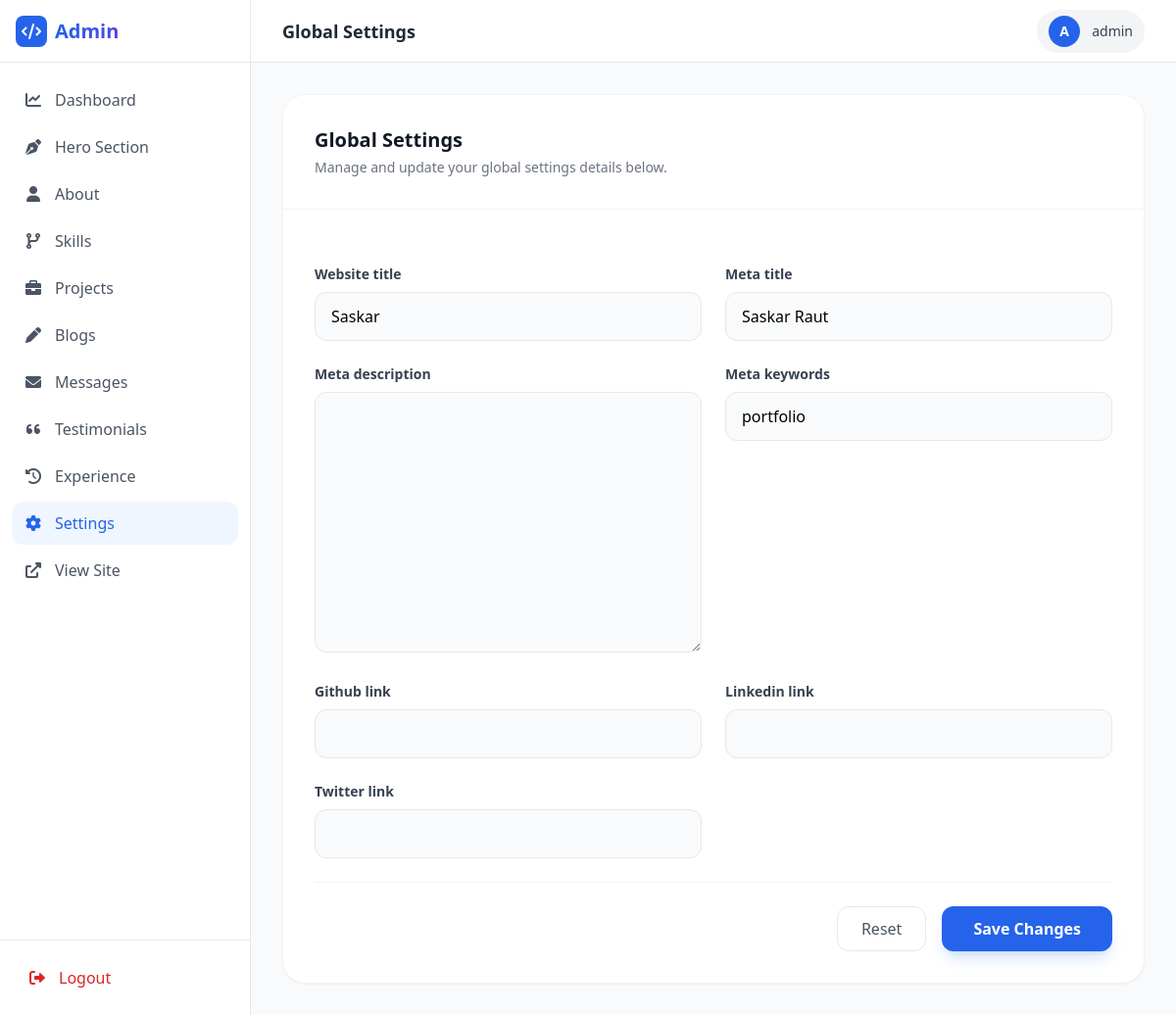
Page /dashboard/settings/ (signed in) on the committed database.
### portfolio/models.py (models this page shows, shortened)
class SiteSettings(models.Model):
    website_title = models.CharField(max_length=200, null=True, blank=True)
    meta_title = models.CharField(max_length=200, blank=True)
    meta_description = models.TextField(blank=True)
    meta_keywords = models.CharField(max_length=300, blank=True)
    github_link = models.URLField(blank=True)
    linkedin_link = models.URLField(blank=True)
    twitter_link = models.URLField(blank=True)

### portfolio/views.py (the view)
# urls.py: path('dashboard/settings/', views.admin_settings, name='admin_settings'),
@login_required
@superuser_required
def admin_settings(request):
    instance = SiteSettings.objects.first()
    if request.method == 'POST':
        form = SiteSettingsForm(request.POST, instance=instance)
        if form.is_valid():
            form.save()
            messages.success(request, 'Site settings updated successfully!')
            return redirect('admin_settings')
    else:
        form = SiteSettingsForm(instance=instance)
    return render(request, 'portfolio/admin/admin_form.html', {
        'form': form,
        'title': 'Global Settings'
    })

### portfolio/forms.py
class SiteSettingsForm(forms.ModelForm):
    class Meta:
        model = SiteSettings
        fields = '__all__'

### portfolio/views.py (called while the page is built)
def superuser_required(view_func):
    return user_passes_test(lambda u: u.is_superuser)(view_func)

### portfolio/templates/portfolio/admin/admin_form.html (shortened to what this page needs)
{% extends 'portfolio/admin/admin_base.html' %}
{% block header %}{{ title }}{% endblock %}
{% block content %}
<div class="bg-white dark:bg-gray-800 rounded-3xl shadow-sm border border-gray-100 dark:border-gray-700 overflow-hidden">
    <div class="p-8 border-b border-gray-100 dark:border-gray-700">
        <h2 class="text-xl font-bold text-gray-900 dark:text-white">{{ title }}</h2>
        <p class="text-gray-500 text-sm mt-1">Manage and update your {{ title|lower }} details below.</p>
    </div>
    <form method="post" enctype="multipart/form-data" class="p-8 space-y-6">
        <div class="grid grid-cols-1 md:grid-cols-2 gap-6">
            {% for field in form %}
            <div class="space-y-2 {% if field.field.widget.input_type == 'textarea' or 'ckeditor' in field.field.widget.attrs.class %}md:col-span-2{% endif %}">
                <label for="{{ field.id_for_label }}" class="block text-sm font-semibold text-gray-700 dark:text-gray-300">
                    {{ field.label }}
                </label>
                {{ field }}
            </div>
            {% endfor %}
        </div>
        <div class="pt-6 border-t border-gray-100 dark:border-gray-700 flex justify-end gap-4">
            <button type="reset" class="px-6 py-2.5 rounded-xl border border-gray-200 dark:border-gray-700 text-gray-600 dark:text-gray-400 hover:bg-gray-50 dark:hover:bg-gray-700 transition-colors font-medium">
                Reset
            </button>
            <button type="submit" class="px-8 py-2.5 rounded-xl bg-blue-600 text-white font-bold hover:bg-blue-700 shadow-lg shadow-blue-500/20 transition-all hover:-translate-y-0.5">
                Save Changes
            </button>
        </div>
    </form>
</div>
{% endblock %}

### portfolio/templates/portfolio/admin/admin_base.html (shortened to what this page needs)
{% load static %}
<!DOCTYPE html>
<html lang="en">
<head>
    <script src="https://cdn.tailwindcss.com"></script>
    <link href="https://cdnjs.cloudflare.com/ajax/libs/font-awesome/6.0.0/css/all.min.css" rel="stylesheet">
</head>
<body class="bg-gray-50 dark:bg-gray-900 overflow-hidden">
    <div class="flex h-screen overflow-hidden">
        <aside id="sidebar" class="w-64 bg-white dark:bg-gray-800 border-r border-gray-200 dark:border-gray-700 transition-all duration-300 ease-in-out flex flex-col z-30">
            <div class="h-16 flex items-center justify-between px-4 border-b border-gray-200 dark:border-gray-700">
                <a href="{% url 'admin_dashboard' %}" class="flex items-center gap-2">
                    <div class="w-8 h-8 bg-blue-600 rounded-lg flex items-center justify-center text-white">
                        <i class="fas fa-code"></i>
                    </div>
                    <span class="font-bold text-xl bg-gradient-to-r from-blue-600 to-indigo-600 bg-clip-text text-transparent">
                    </span>
                </a>
            </div>
            <nav class="flex-1 overflow-y-auto py-4 px-3 space-y-1">
                <a href="{% url 'admin_dashboard' %}" class="flex items-center gap-3 px-3 py-2.5 rounded-xl transition-all duration-200 {% if request.resolver_match.url_name == 'admin_dashboard' %}bg-blue-50 dark:bg-blue-900/20 text-blue-600 dark:text-blue-400{% else %}text-gray-600 dark:text-gray-400 hover:bg-gray-100 dark:hover:bg-gray-700{% endif %}">
                    <i class="fas fa-chart-line w-5 text-center"></i>
                    <span class="font-medium">Dashboard</span>
                </a>
                <a href="{% url 'admin_hero' %}" class="flex items-center gap-3 px-3 py-2.5 rounded-xl transition-all duration-200 {% if request.resolver_match.url_name == 'admin_hero' %}bg-blue-50 dark:bg-blue-900/20 text-blue-600 dark:text-blue-400{% else %}text-gray-600 dark:text-gray-400 hover:bg-gray-100 dark:hover:bg-gray-700{% endif %}">
                    <i class="fas fa-pen-nib w-5 text-center"></i>
                    <span class="font-medium">Hero Section</span>
                </a>
                <a href="{% url 'admin_about' %}" class="flex items-center gap-3 px-3 py-2.5 rounded-xl transition-all duration-200 {% if request.resolver_match.url_name == 'admin_about' %}bg-blue-50 dark:bg-blue-900/20 text-blue-600 dark:text-blue-400{% else %}text-gray-600 dark:text-gray-400 hover:bg-gray-100 dark:hover:bg-gray-700{% endif %}">
                    <i class="fas fa-user w-5 text-center"></i>
                    <span class="font-medium">About</span>
                </a>
                <a href="{% url 'admin_list' model_name='skills' %}" class="flex items-center gap-3 px-3 py-2.5 rounded-xl transition-all duration-200 {% if request.resolver_match.kwargs.model_name == 'skills' %}bg-blue-50 dark:bg-blue-900/20 text-blue-600 dark:text-blue-400{% else %}text-gray-600 dark:text-gray-400 hover:bg-gray-100 dark:hover:bg-gray-700{% endif %}">
                    <i class="fas fa-code-branch w-5 text-center"></i>
                    <span class="font-medium">Skills</span>
                </a>
                <a href="{% url 'admin_list' model_name='projects' %}" class="flex items-center gap-3 px-3 py-2.5 rounded-xl transition-all duration-200 {% if request.resolver_match.kwargs.model_name == 'projects' %}bg-blue-50 dark:bg-blue-900/20 text-blue-600 dark:text-blue-400{% else %}text-gray-600 dark:text-gray-400 hover:bg-gray-100 dark:hover:bg-gray-700{% endif %}">
                    <i class="fas fa-briefcase w-5 text-center"></i>
                    <span class="font-medium">Projects</span>
                </a>
                <a href="{% url 'admin_list' model_name='blogs' %}" class="flex items-center gap-3 px-3 py-2.5 rounded-xl transition-all duration-200 {% if request.resolver_match.kwargs.model_name == 'blogs' %}bg-blue-50 dark:bg-blue-900/20 text-blue-600 dark:text-blue-400{% else %}text-gray-600 dark:text-gray-400 hover:bg-gray-100 dark:hover:bg-gray-700{% endif %}">
                    <i class="fas fa-pen w-5 text-center"></i>
                    <span class="font-medium">Blogs</span>
                </a>
                <a href="{% url 'admin_list' model_name='messages' %}" class="flex items-center gap-3 px-3 py-2.5 rounded-xl transition-all duration-200 {% if request.resolver_match.kwargs.model_name == 'messages' %}bg-blue-50 dark:bg-blue-900/20 text-blue-600 dark:text-blue-400{% else %}text-gray-600 dark:text-gray-400 hover:bg-gray-100 dark:hover:bg-gray-700{% endif %}">
                    <i class="fas fa-envelope w-5 text-center"></i>
                    <span class="font-medium">Messages</span>
                </a>
                <a href="{% url 'admin_list' model_name='testimonials' %}" class="flex items-center gap-3 px-3 py-2.5 rounded-xl transition-all duration-200 {% if request.resolver_match.kwargs.model_name == 'testimonials' %}bg-blue-50 dark:bg-blue-900/20 text-blue-600 dark:text-blue-400{% else %}text-gray-600 dark:text-gray-400 hover:bg-gray-100 dark:hover:bg-gray-700{% endif %}">
                    <i class="fas fa-quote-left w-5 text-center"></i>
                    <span class="font-medium">Testimonials</span>
                </a>
                <a href="{% url 'admin_list' model_name='experience' %}" class="flex items-center gap-3 px-3 py-2.5 rounded-xl transition-all duration-200 {% if request.resolver_match.kwargs.model_name == 'experience' %}bg-blue-50 dark:bg-blue-900/20 text-blue-600 dark:text-blue-400{% else %}text-gray-600 dark:text-gray-400 hover:bg-gray-100 dark:hover:bg-gray-700{% endif %}">
                    <i class="fas fa-history w-5 text-center"></i>
                    <span class="font-medium">Experience</span>
                </a>
                <a href="{% url 'admin_settings' %}" class="flex items-center gap-3 px-3 py-2.5 rounded-xl transition-all duration-200 {% if request.resolver_match.url_name == 'admin_settings' %}bg-blue-50 dark:bg-blue-900/20 text-blue-600 dark:text-blue-400{% else %}text-gray-600 dark:text-gray-400 hover:bg-gray-100 dark:hover:bg-gray-700{% endif %}">
                    <i class="fas fa-cog w-5 text-center"></i>
                    <span class="font-medium">Settings</span>
                </a>
                <a href="{% url 'index' %}" target="_blank" class="flex items-center gap-3 px-3 py-2.5 rounded-xl text-gray-600 dark:text-gray-400 hover:bg-gray-100 dark:hover:bg-gray-700">
                    <i class="fas fa-external-link-alt w-5 text-center"></i>
                    <span class="font-medium">View Site</span>
                </a>
            </nav>
            <div class="p-4 border-t border-gray-200 dark:border-gray-700">
                <form action="{% url 'logout' %}" method="post">
                    <button type="submit" class="w-full flex items-center gap-3 px-3 py-2.5 rounded-xl text-red-600 hover:bg-red-50 dark:hover:bg-red-900/10 transition-colors">
                        <i class="fas fa-sign-out-alt w-5 text-center"></i>
                        <span class="font-medium">Logout</span>
                    </button>
                </form>
            </div>
        </aside>
        <div class="flex-1 flex flex-col min-w-0 overflow-hidden">
            <header class="h-16 bg-white dark:bg-gray-800 border-b border-gray-200 dark:border-gray-700 flex items-center justify-between px-8 z-20">
                <h2 class="text-lg font-semibold text-gray-800 dark:text-white">
                    {% block header %}{% endblock %}
                </h2>
                <div class="flex items-center gap-4">
                    <div class="flex items-center gap-3 px-3 py-1.5 rounded-full bg-gray-100 dark:bg-gray-700">
                        <div class="w-8 h-8 rounded-full bg-blue-600 flex items-center justify-center text-white text-sm font-bold">
                            {{ user.username|first|upper }}
                        </div>
                        <span class="text-sm font-medium text-gray-700 dark:text-gray-300">{{ user.username }}</span>
                    </div>
                </div>
            </header>
            <main class="flex-1 overflow-y-auto p-8">
                <div class="max-w-6xl mx-auto">
                    {% block content %}{% endblock %}
                </div>
            </main>
        </div>
    </div>
</body>
</html>

### portfolio/templates/portfolio/admin/admin_form.html (style rules this page uses)
input[type="text"], input[type="email"], input[type="url"], input[type="number"], input[type="password"], select, textarea { width: 100%; padding: 0.75rem 1rem; border-radius: 0.75rem; border-width: 1px; background-color: #f9fafb; border-color: #e5e7eb; transition: all 0.2s; }

### rows in the picture
SiteSettings: form "Saskar" "Saskar Raut" "portfolio"

### other values in the picture
{{ title }} "Global Settings"
{{ user.username|first|upper }} "A"
{{ user.username }} "admin"
{{ title|lower }} "global settings"
{{ field.label }} "Website title" "Meta title" "Meta description" "Meta keywords" "Github link" "Linkedin link" "Twitter link"
